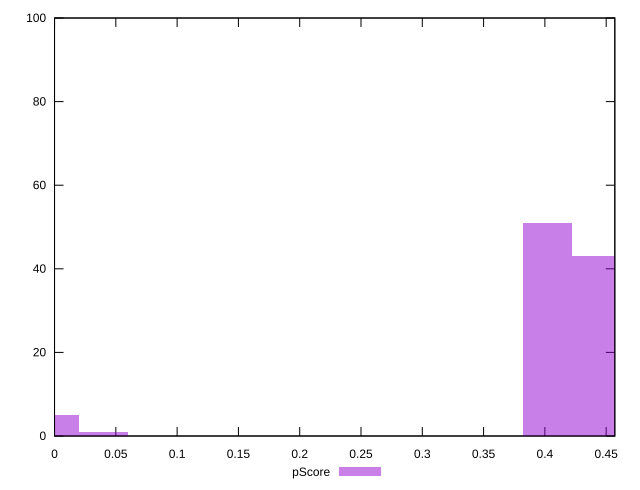

The script that saved this image:
reset

$pScore <<EOF
0.4021883971254289 51
0.4424072368379718 43
0 5
0.04021883971254289 1
EOF

set key outside below
set boxwidth 0.04021883971254289
set xrange [0:0.45705882352941174]
set yrange [0:100]
set trange [0:100]
set style fill transparent solid 0.5 noborder
set terminal svg size 640, 490 enhanced background rgb 'white'
set output "reprap/render-blocking-resources/samples/pages+cached+noexternal+nomedia/pScore/histogram.svg"

plot $pScore title "pScore" with boxes

reset
